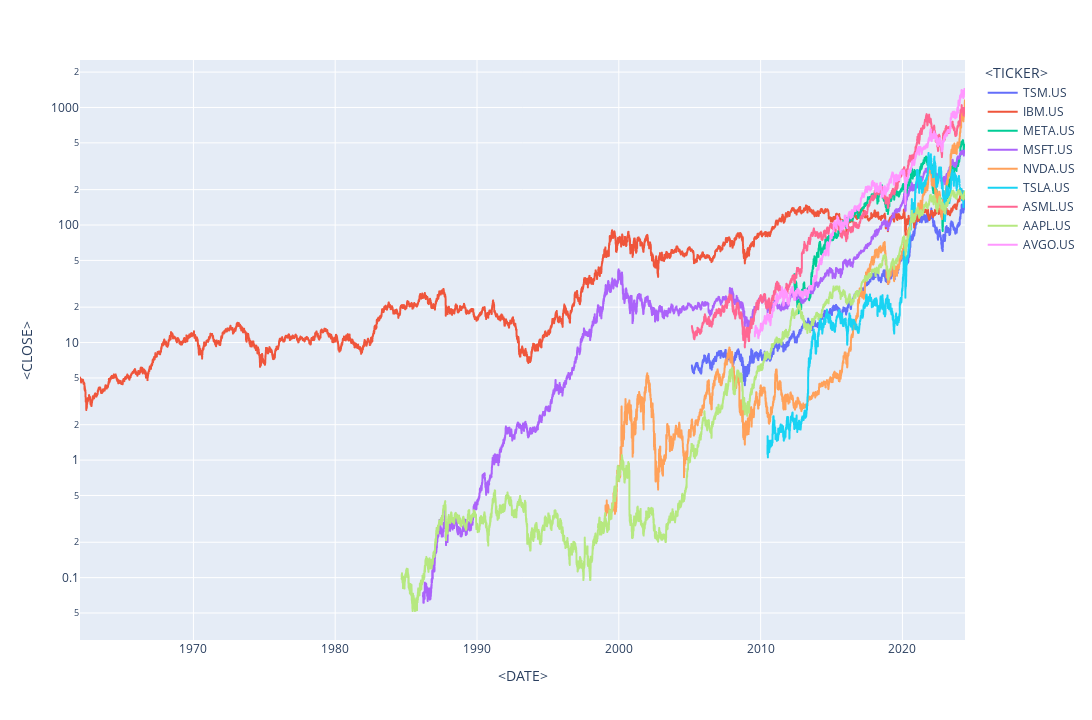

The code cell stored with this chart in its notebook:
### Code cell
plx.line(
    data_frame=tables[tables['<TICKER>'].isin(sample_companies)], 
    x='<DATE>', 
    y='<CLOSE>', 
    color='<TICKER>',
    log_y=True,
    height=720,
    width=1280
)

### Figure 1 — Plotly figure (JSON) as saved in the notebook; plotly's stock layout.template omitted (floating-point values rounded to 4 significant figures; data arrays with more than 128 entries replaced by an {"elided": "..."} marker saying what was removed)
{"data": [{"hovertemplate": "<TICKER>=TSM.US<br><DATE>=%{x}<br><CLOSE>=%{y}<extra></extra>", "legendgroup": "TSM.US", "line": {"color": "#636efa", "dash": "solid"}, "marker": {"symbol": "circle"}, "mode": "lines", "name": "TSM.US", "showlegend": true, "type": "scattergl", "x": {"elided": "4848 str values"}, "xaxis": "x", "y": {"elided": "4848 float values"}, "yaxis": "y"}, {"hovertemplate": "<TICKER>=IBM.US<br><DATE>=%{x}<br><CLOSE>=%{y}<extra></extra>", "legendgroup": "IBM.US", "line": {"color": "#EF553B", "dash": "solid"}, "marker": {"symbol": "circle"}, "mode": "lines", "name": "IBM.US", "showlegend": true, "type": "scattergl", "x": {"elided": "15706 str values"}, "xaxis": "x", "y": {"elided": "15706 float values"}, "yaxis": "y"}, {"hovertemplate": "<TICKER>=META.US<br><DATE>=%{x}<br><CLOSE>=%{y}<extra></extra>", "legendgroup": "META.US", "line": {"color": "#00cc96", "dash": "solid"}, "marker": {"symbol": "circle"}, "mode": "lines", "name": "META.US", "showlegend": true, "type": "scattergl", "x": {"elided": "3028 str values"}, "xaxis": "x", "y": {"elided": "3028 float values"}, "yaxis": "y"}, {"hovertemplate": "<TICKER>=MSFT.US<br><DATE>=%{x}<br><CLOSE>=%{y}<extra></extra>", "legendgroup": "MSFT.US", "line": {"color": "#ab63fa", "dash": "solid"}, "marker": {"symbol": "circle"}, "mode": "lines", "name": "MSFT.US", "showlegend": true, "type": "scattergl", "x": {"elided": "9630 str values"}, "xaxis": "x", "y": {"elided": "9630 float values"}, "yaxis": "y"}, {"hovertemplate": "<TICKER>=NVDA.US<br><DATE>=%{x}<br><CLOSE>=%{y}<extra></extra>", "legendgroup": "NVDA.US", "line": {"color": "#FFA15A", "dash": "solid"}, "marker": {"symbol": "circle"}, "mode": "lines", "name": "NVDA.US", "showlegend": true, "type": "scattergl", "x": {"elided": "6380 str values"}, "xaxis": "x", "y": {"elided": "6380 float values"}, "yaxis": "y"}, {"hovertemplate": "<TICKER>=TSLA.US<br><DATE>=%{x}<br><CLOSE>=%{y}<extra></extra>", "legendgroup": "TSLA.US", "line": {"color": "#19d3f3", "dash": "solid"}, "marker": {"symbol": "circle"}, "mode": "lines", "name": "TSLA.US", "showlegend": true, "type": "scattergl", "x": {"elided": "3505 str values"}, "xaxis": "x", "y": {"elided": "3505 float values"}, "yaxis": "y"}, {"hovertemplate": "<TICKER>=ASML.US<br><DATE>=%{x}<br><CLOSE>=%{y}<extra></extra>", "legendgroup": "ASML.US", "line": {"color": "#FF6692", "dash": "solid"}, "marker": {"symbol": "circle"}, "mode": "lines", "name": "ASML.US", "showlegend": true, "type": "scattergl", "x": {"elided": "4848 str values"}, "xaxis": "x", "y": {"elided": "4848 float values"}, "yaxis": "y"}, {"hovertemplate": "<TICKER>=AAPL.US<br><DATE>=%{x}<br><CLOSE>=%{y}<extra></extra>", "legendgroup": "AAPL.US", "line": {"color": "#B6E880", "dash": "solid"}, "marker": {"symbol": "circle"}, "mode": "lines", "name": "AAPL.US", "showlegend": true, "type": "scattergl", "x": {"elided": "10013 str values"}, "xaxis": "x", "y": {"elided": "10013 float values"}, "yaxis": "y"}, {"hovertemplate": "<TICKER>=AVGO.US<br><DATE>=%{x}<br><CLOSE>=%{y}<extra></extra>", "legendgroup": "AVGO.US", "line": {"color": "#FF97FF", "dash": "solid"}, "marker": {"symbol": "circle"}, "mode": "lines", "name": "AVGO.US", "showlegend": true, "type": "scattergl", "x": {"elided": "3730 str values"}, "xaxis": "x", "y": {"elided": "3730 float values"}, "yaxis": "y"}], "layout": {"height": 720, "legend": {"title": {"text": "<TICKER>"}, "tracegroupgap": 0}, "margin": {"t": 60}, "width": 1280, "xaxis": {"anchor": "y", "domain": [0, 1], "title": {"text": "<DATE>"}}, "yaxis": {"anchor": "x", "domain": [0, 1], "title": {"text": "<CLOSE>"}, "type": "log"}}}
